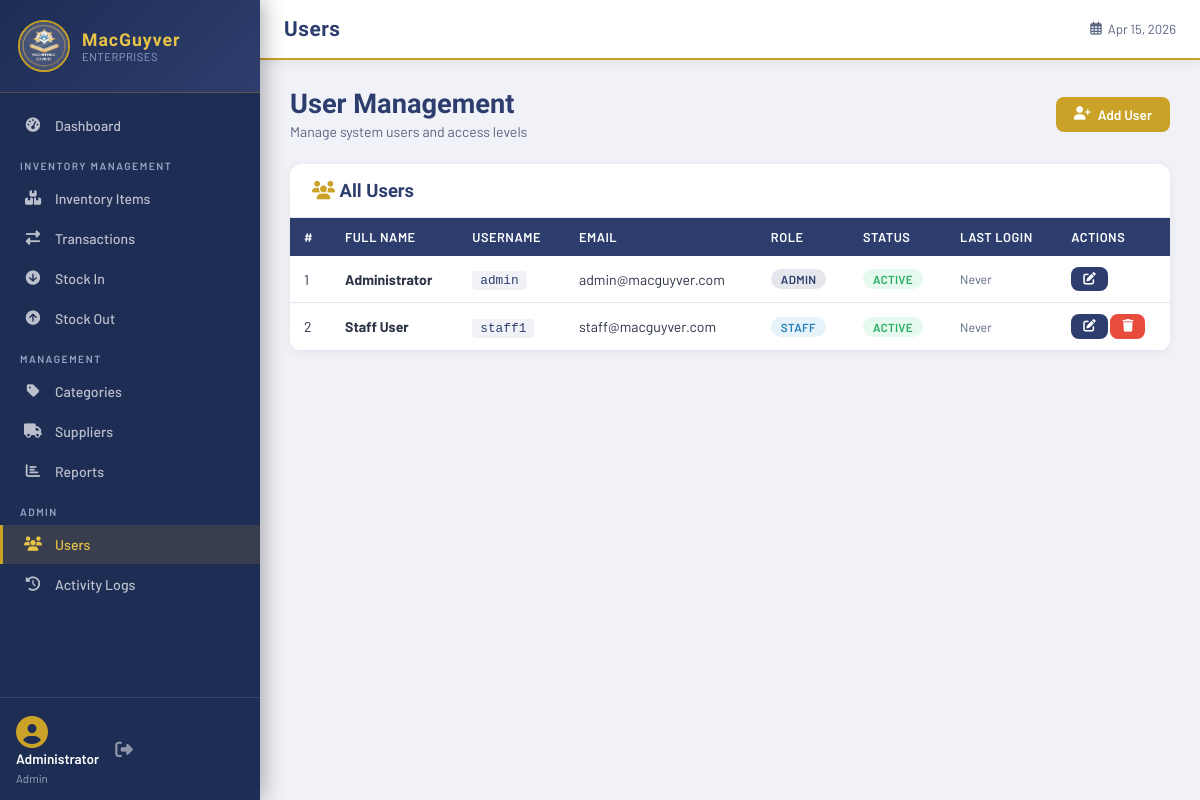
The page /pages/users.php (signed in) on the database its author committed.
### tables this page shows
CREATE TABLE IF NOT EXISTS users (
    id INT AUTO_INCREMENT PRIMARY KEY,
    username VARCHAR(50) NOT NULL UNIQUE,
    password VARCHAR(255) NOT NULL,
    full_name VARCHAR(100) NOT NULL,
    email VARCHAR(100),
    role ENUM('admin','staff','viewer') DEFAULT 'staff',
    is_active TINYINT(1) DEFAULT 1,
    created_at TIMESTAMP DEFAULT CURRENT_TIMESTAMP,
    last_login TIMESTAMP NULL
);

### includes/functions.php (called while the page is built, shortened)
<?php
function getCurrentUser() {
    $db = getDB();
    $id = (int)$_SESSION['user_id'];
    $res = $db->query("SELECT * FROM users WHERE id=$id LIMIT 1");
    return $res->fetch_assoc();
}
function isAdmin() {
    return isset($_SESSION['role']) && $_SESSION['role'] === 'admin';
}
function sanitize($str) {
    return htmlspecialchars(trim($str), ENT_QUOTES, 'UTF-8');
}

### pages/users.php (the view, shortened to what this page needs)
<?php
$pageTitle = 'Users';
require_once '../includes/header.php';
$db = getDB();
$users = $db->query("SELECT * FROM users ORDER BY role,full_name");
?>
<div class="page-header">
  <div><h1>User Management</h1><p>Manage system users and access levels</p></div>
  <button class="btn btn-gold" onclick="openModal('addUserModal')"><i class="fas fa-user-plus"></i> Add User</button>
</div>
<div class="card">
  <div class="card-header"><h2><i class="fas fa-users" style="color:var(--gold)"></i> All Users</h2></div>
  <div class="table-responsive">
    <table>
      <thead><tr><th>#</th><th>Full Name</th><th>Username</th><th>Email</th><th>Role</th><th>Status</th><th>Last Login</th><th>Actions</th></tr></thead>
      <tbody>
      <?php $i=1; while($r=$users->fetch_assoc()): ?>
      <tr>
        <td><?= $i++ ?></td>
        <td><strong><?= sanitize($r['full_name']) ?></strong></td>
        <td><span class="item-code"><?= sanitize($r['username']) ?></span></td>
        <td><?= sanitize($r['email'] ?? '-') ?></td>
        <td>
          <?php if($r['role']==='admin'): ?><span class="badge badge-navy">Admin</span>
          <?php elseif($r['role']==='staff'): ?><span class="badge badge-info">Staff</span>
          <?php else: ?><span class="badge badge-secondary">Viewer</span><?php endif; ?>
        </td>
        <td><?= $r['is_active'] ? '<span class="badge badge-success">Active</span>' : '<span class="badge badge-danger">Inactive</span>' ?></td>
        <td style="font-size:.78rem;color:var(--gray-600)"><?= $r['last_login'] ? date('M d, Y g:i A', strtotime($r['last_login'])) : 'Never' ?></td>
        <td>
          <button class="btn btn-sm btn-primary" onclick='editUser(<?= json_encode($r) ?>)'><i class="fas fa-edit"></i></button>
          <?php if($r['id'] != $_SESSION['user_id']): ?>
          <form method="POST" style="display:inline"><input type="hidden" name="action" value="delete"><input type="hidden" name="user_id" value="<?= $r['id'] ?>">
            <button type="submit" class="btn btn-sm btn-danger btn-delete"><i class="fas fa-trash"></i></button>
          </form>
          <?php endif; ?>
        </td>
      </tr>
      <?php endwhile; ?>
      </tbody>
    </table>
  </div>
</div>
<?php require_once '../includes/footer.php'; ?>

### includes/header.php (shortened to what this page needs)
<?php
require_once __DIR__ . '/functions.php';
$currentUser = getCurrentUser();
$currentPage = basename($_SERVER['PHP_SELF'], '.php');
?>
<!DOCTYPE html>
<html lang="en">
<head>
<link rel="stylesheet" href="https://cdnjs.cloudflare.com/ajax/libs/font-awesome/6.5.0/css/all.min.css">
<link rel="stylesheet" href="<?= BASE_URL ?>assets/css/style.css">
</head>
<body>
<aside class="sidebar" id="sidebar">
  <div class="sidebar-brand">
    <img src="<?= BASE_URL ?>assets/logo.png" alt="Logo" class="brand-logo">
    <div class="brand-text">
      <span class="brand-name">MacGuyver</span>
      <span class="brand-sub">Enterprises</span>
    </div>
  </div>
  <nav class="sidebar-nav">
    <a href="<?= BASE_URL ?>dashboard.php" class="nav-item <?= $currentPage==='dashboard'?'active':'' ?>">
      <i class="fas fa-tachometer-alt"></i><span>Dashboard</span>
    </a>
    <div class="nav-section-label">INVENTORY MANAGEMENT</div>
    <a href="<?= BASE_URL ?>pages/items.php" class="nav-item <?= $currentPage==='items'?'active':'' ?>">
      <i class="fas fa-boxes"></i><span>Inventory Items</span>
    </a>
    <a href="<?= BASE_URL ?>pages/transactions.php" class="nav-item <?= $currentPage==='transactions'?'active':'' ?>">
      <i class="fas fa-exchange-alt"></i><span>Transactions</span>
    </a>
    <a href="<?= BASE_URL ?>pages/stock_in.php" class="nav-item <?= $currentPage==='stock_in'?'active':'' ?>">
      <i class="fas fa-arrow-circle-down"></i><span>Stock In</span>
    </a>
    <a href="<?= BASE_URL ?>pages/stock_out.php" class="nav-item <?= $currentPage==='stock_out'?'active':'' ?>">
      <i class="fas fa-arrow-circle-up"></i><span>Stock Out</span>
    </a>
    <div class="nav-section-label">MANAGEMENT</div>
    <a href="<?= BASE_URL ?>pages/categories.php" class="nav-item <?= $currentPage==='categories'?'active':'' ?>">
      <i class="fas fa-tag"></i><span>Categories</span>
    </a>
    <a href="<?= BASE_URL ?>pages/suppliers.php" class="nav-item <?= $currentPage==='suppliers'?'active':'' ?>">
      <i class="fas fa-truck"></i><span>Suppliers</span>
    </a>
    <a href="<?= BASE_URL ?>pages/reports.php" class="nav-item <?= $currentPage==='reports'?'active':'' ?>">
      <i class="fas fa-chart-bar"></i><span>Reports</span>
    </a>
    <?php if(isAdmin()): ?>
    <div class="nav-section-label">ADMIN</div>
    <a href="<?= BASE_URL ?>pages/users.php" class="nav-item <?= $currentPage==='users'?'active':'' ?>">
      <i class="fas fa-users"></i><span>Users</span>
    </a>
    <a href="<?= BASE_URL ?>pages/logs.php" class="nav-item <?= $currentPage==='logs'?'active':'' ?>">
      <i class="fas fa-history"></i><span>Activity Logs</span>
    </a>
    <?php endif; ?>
  </nav>
  <div class="sidebar-footer">
    <div class="user-info">
      <div class="user-avatar"><i class="fas fa-user-circle"></i></div>
      <div class="user-details">
        <span class="user-name"><?= sanitize($currentUser['full_name']) ?></span>
        <span class="user-role"><?= ucfirst($currentUser['role']) ?></span>
      </div>
    </div>
    <a href="<?= BASE_URL ?>logout.php" class="logout-btn" title="Logout"><i class="fas fa-sign-out-alt"></i></a>
  </div>
</aside>
<div class="main-wrapper">
  <header class="topbar">
    <div class="topbar-title"><?= isset($pageTitle) ? sanitize($pageTitle) : 'Dashboard' ?></div>
    <div class="topbar-right">
      <span class="date-display"><i class="far fa-calendar-alt"></i> <?= date('M d, Y') ?></span>
    </div>
  </header>
  <main class="content-area">

### rows shown on the page
users: full_name "Administrator", role "Admin", username "admin", email "admin@macguyver.com", shows "ADMIN", is_active "ACTIVE", shows "Never"
users: full_name "Staff User", username "staff1", email "staff@macguyver.com", role "STAFF", is_active "ACTIVE", shows "Never"

### other values the page prints
$pageTitle "Users"
